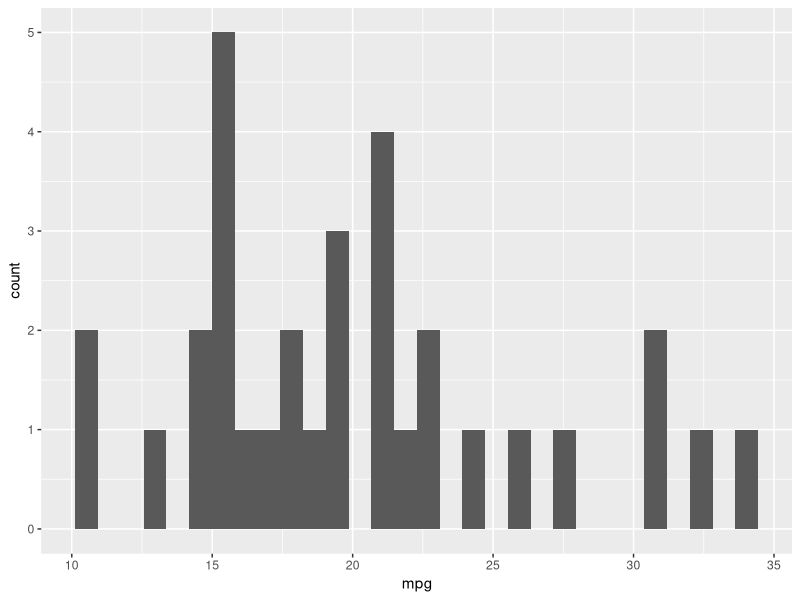
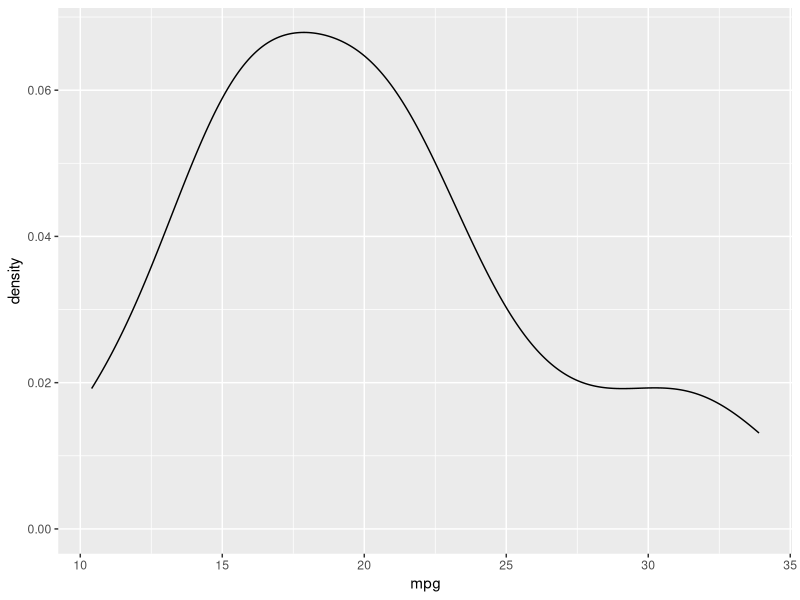
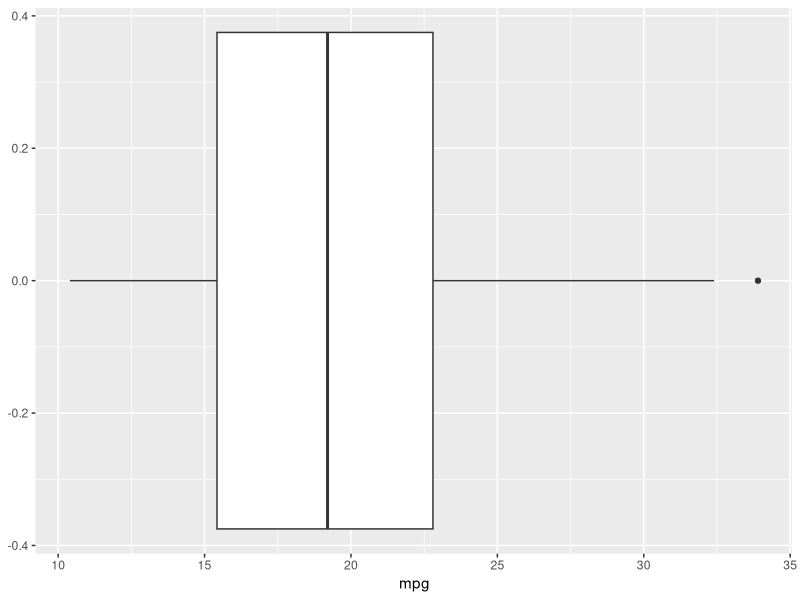
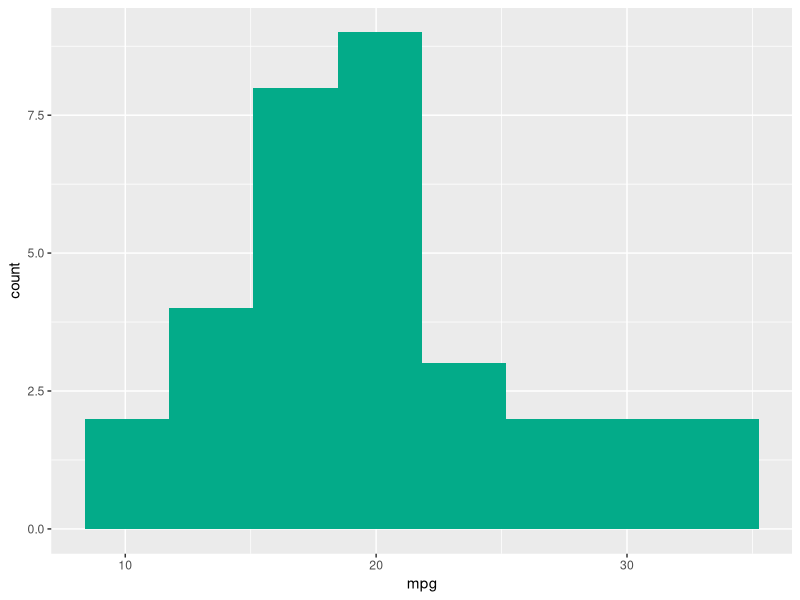
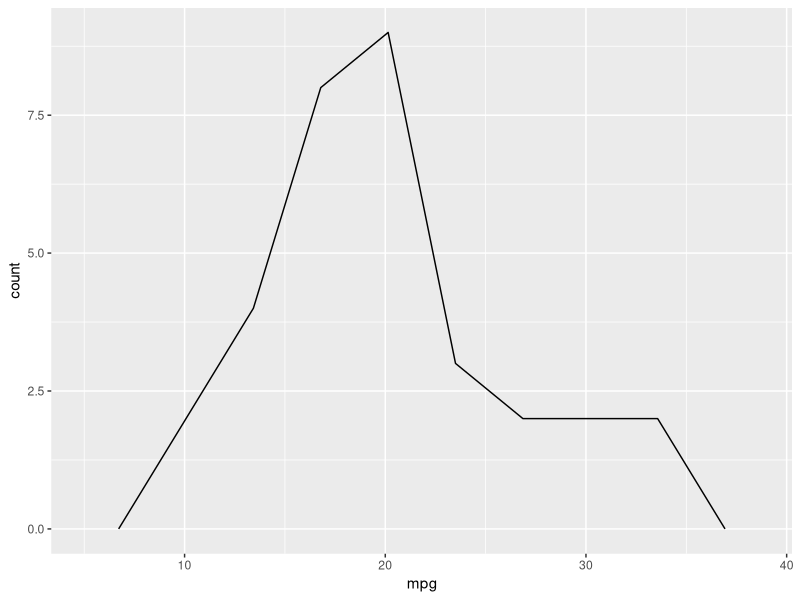
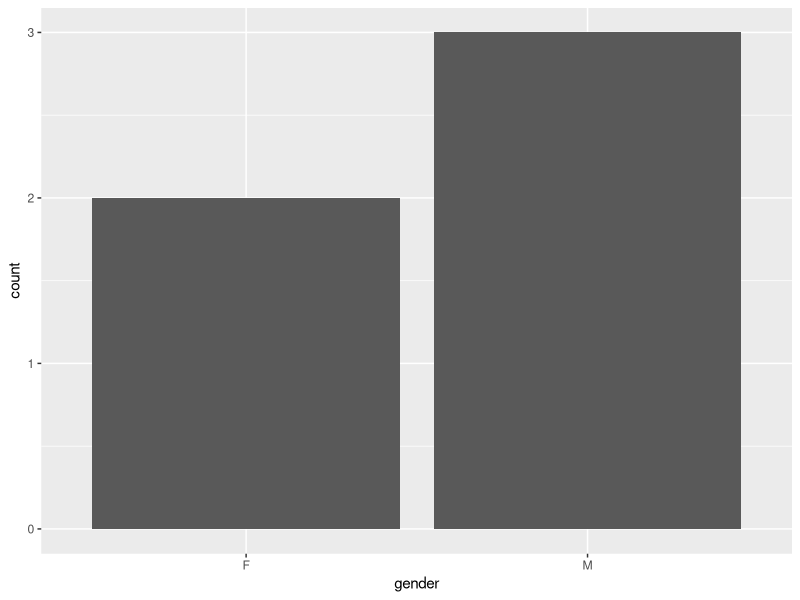
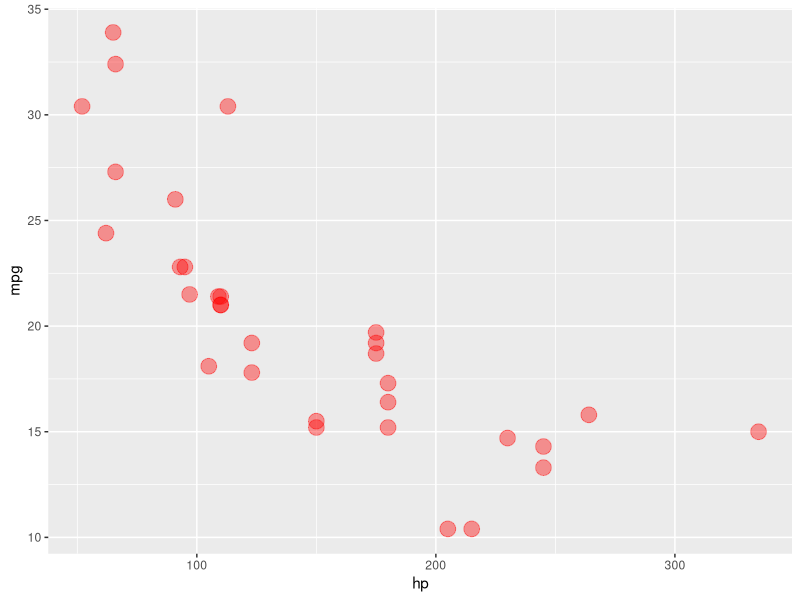
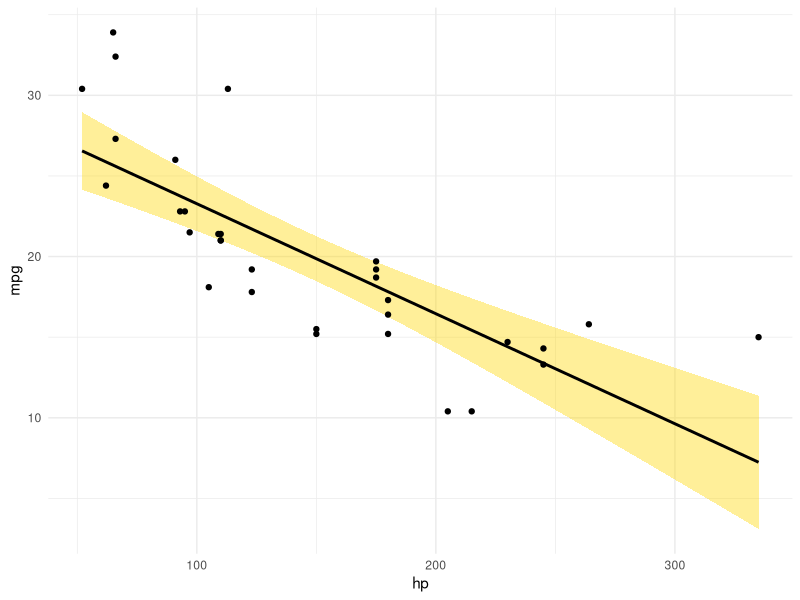

The R script that drew these images, in order:
## Load library
library(tidyverse)

head(mtcars)
View(mtcars)

## First chart
## One variable, Continuous
ggplot(data = mtcars,
       mapping = aes(x = mpg)) +
  geom_histogram()

ggplot(data = mtcars,
       mapping = aes(x = mpg)) +
  geom_density()

ggplot(data = mtcars,
       mapping = aes(x = mpg)) +
  geom_boxplot()

## Base layer
base <- ggplot(data = mtcars,
       mapping = aes(x = mpg))

base + geom_histogram(bins=8, fill="#03ab89")
## colors() to show all colors name

base + geom_freqpoly(bins=8)

## One variable, Discrete
student <- data.frame(id=1:5, 
                      gender=c("M","M","M","F","F"))

ggplot(data = student,
       mapping = aes(x = gender)) +
  geom_bar()

## Two variables, Both Continuous
base2 <- ggplot(mtcars, aes(x=hp, y=mpg))

base2 +
  geom_point(size=5, col="red", alpha=0.4) 

## Add method, linear model : lm
base2 +
  geom_smooth(method = "lm",
              col = "black",
              fill = "gold") +
  geom_point() +
  theme_minimal()

## Two variables, One Discrete, One Continuous
ggplot(diamonds,
       aes(price)) +
  geom_boxplot() +
  coord_flip()

ggplot(diamonds,
       aes(x=cut, y=price)) +
  geom_boxplot()

ggplot(diamonds,
       aes(x=color, y=carat)) +
  geom_violin()

## Summarize data => build geom_col

p1 <- diamonds %>%
  group_by(cut) %>%
  summarise(
    med_price = median(price)) %>%
  ggplot(aes(cut, med_price)) +
  geom_col() +
  theme_minimal()

p1

## qplot => Quick plot
p1 <- qplot(x=price, 
      data=diamonds, 
      geom="histogram",
      bins=10)

## Independent variable => x
## Dependent variable => y
p2 <- qplot(x=carat,
      y=price,
      data=diamonds,
      geom="point")

p3 <- qplot(x=cut,
      data=diamonds,
      geom="bar")

## Co-graph
library(patchwork)
p1+p2+p3
(p1+p2)/p3

## ggplot()
## Over plotting
set.seed(95)
mini_diamonds <- sample_frac(diamonds,0.40)
ggplot(mini_diamonds, 
       aes(carat, price, col=cut)) + 
  geom_point(alpha=0.8) +
  theme_minimal() +
  scale_color_brewer(type="qual",
                     palette = 1)
## Manual color
scale_color_manual(
  values = c("pink","red","gold","green","blue"))

ggplot(mini_diamonds, 
       aes(carat, price, col=price)) + 
  geom_point(alpha=0.8) +
  theme_minimal() +
  scale_color_gradient(low="gold",
                       high="blue")

## Facet
## Segment our charts into groups
ggplot(mini_diamonds, 
       aes(carat, price, col=price)) + 
  geom_point(alpha=0.8) +
  theme_minimal() +
  scale_color_gradient(low="gold",
                       high="blue") +
  facet_wrap(~cut, ncol = 2)

ggplot(mini_diamonds, 
       aes(carat, price, col=price)) + 
  geom_point(alpha=0.8) +
  geom_smooth() +
  theme_minimal() +
  scale_color_gradient(low="gold",
                       high="blue") +
  facet_grid(cut ~ clarity)

## Labels 
ggplot(mtcars, aes(hp, mpg)) +
  geom_point() +
  theme_minimal() +
  labs(
    title = "My first scatter plot",
    subtitle = "Awesome work!",
    x = "Horse Power",
    y = "Miles per Gallon",
    caption = "Source: R Studio"
  )

## Simple bar chart
library(ggthemes)
ggplot(diamonds, aes(cut,fill=color)) +
  geom_bar(position="stack") +
  theme_wsj()